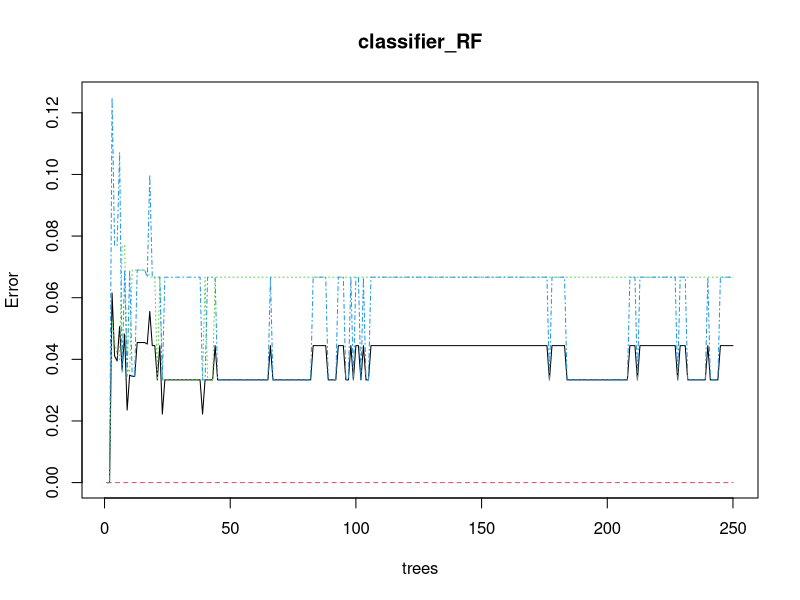
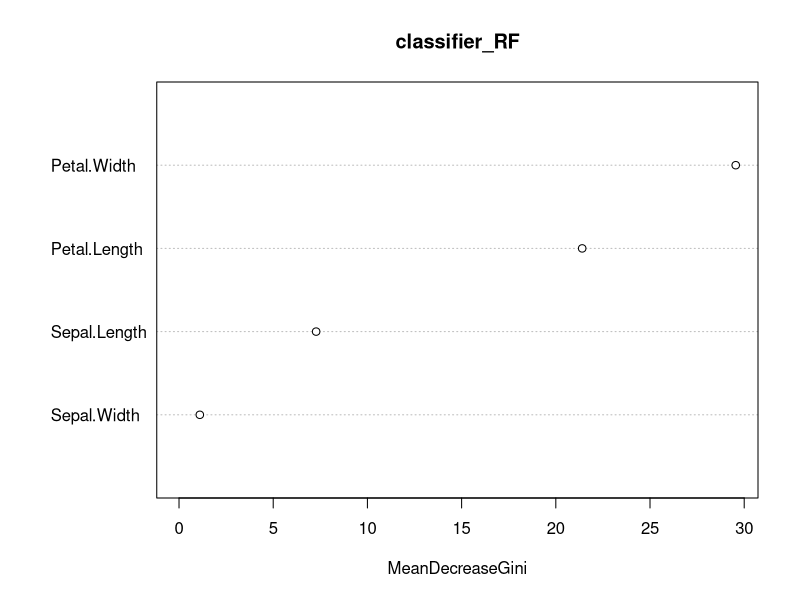
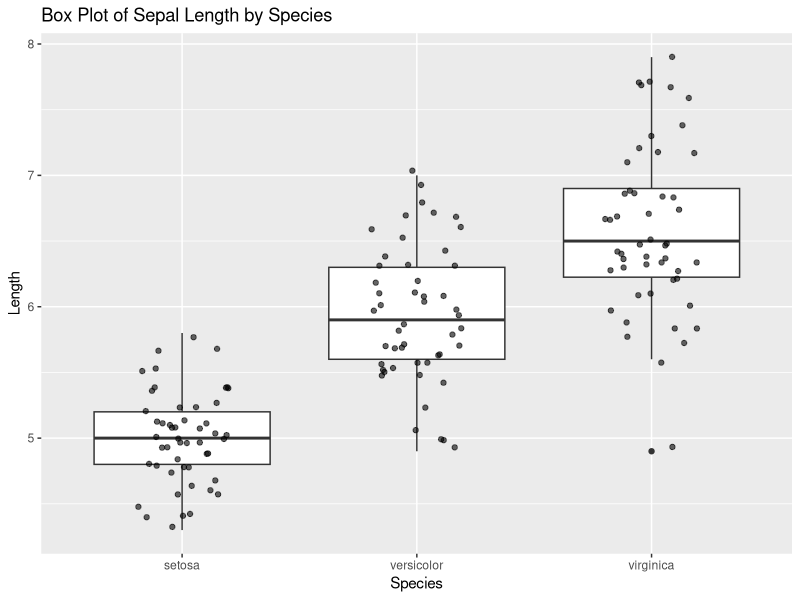
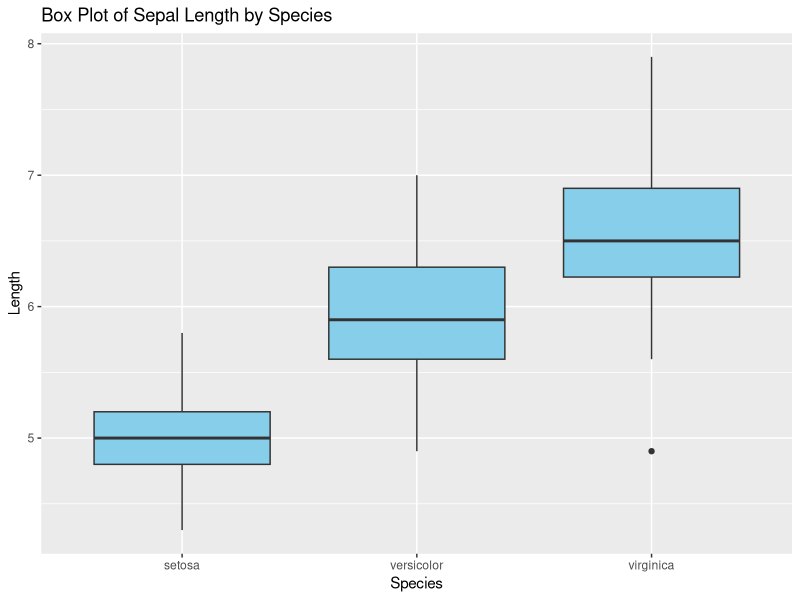
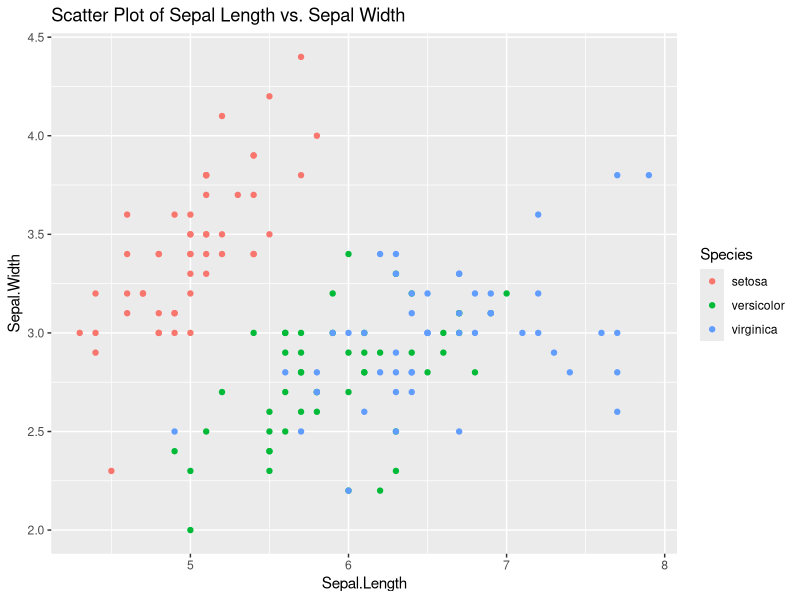
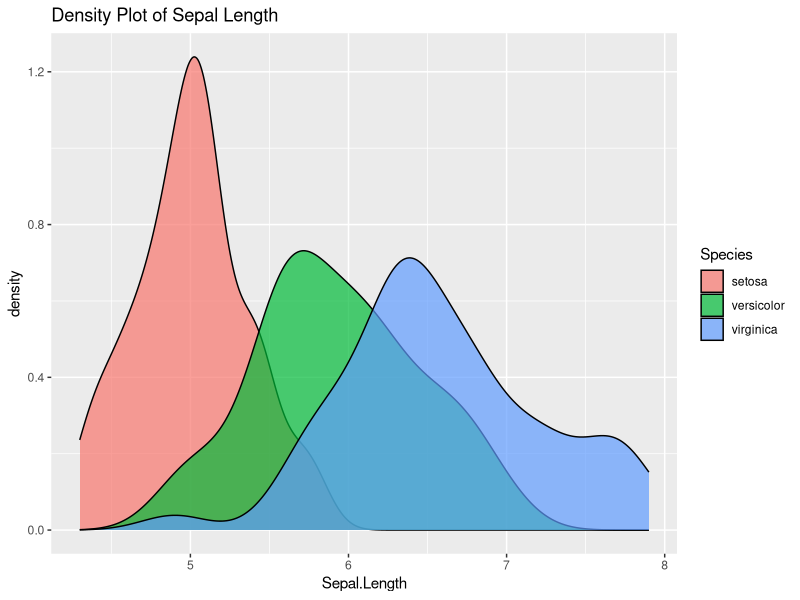

The R source for these figures, in order:
# Load the iris dataset
data(iris)

# View the structure of the iris dataset
str(iris)

# Installing Packages
#install.packages("caTools")
#install.packages("randomForest")

# Load required libraries
library(caTools)
library(randomForest)
library(ggplot2)

# Splitting the data into training and test sets
# Using a 70-30 split ratio, ensuring stratified sampling based on the iris species
split <- sample.split(iris, SplitRatio = 0.7)

# Create training and test subsets based on the split
train <- subset(iris, split == TRUE)
test <- subset(iris, split == FALSE)

# Train a Random Forest classifier
# Using all columns except the 5th (Species) as predictors
# The Species column is used as the target variable
classifier_RF <- randomForest(x = train[-5], y = train$Species, ntree = 250)

# Display the Random Forest model details
classifier_RF

# Predict the species for the test set using the trained classifier
y_pred <- predict(classifier_RF, newdata = test[-5])

# Generate a confusion matrix to evaluate the classifier's performance
confusion_mtx <- table(test[, 5], y_pred)
confusion_mtx

# Calculate accuracy
accuracy <- sum(diag(confusion_mtx)) / sum(confusion_mtx)

# Print accuracy
print(accuracy)

# Data Visualizations 
# Visualize the Random Forest model's error rates for each tree added
plot(classifier_RF)

# Display the importance of each feature in predicting the target variable
importance(classifier_RF)

# Plot the variable importance
varImpPlot(classifier_RF)

#Plot for Histogram
ggplot(iris,aes(x=Species,y=Sepal.Length))+
  geom_boxplot()+
  geom_jitter(width=0.2,alpha=0.6)+
  labs(title="Box Plot of Sepal Length by Species",x="Species",y="Length")

# Boxplot for Sepal Length across species
ggplot(iris) + 
  geom_boxplot(aes(x=Species, y=Sepal.Length), fill="skyblue") +
  labs(title="Box Plot of Sepal Length by Species", x = "Species" , y ="Length" )

# Scatter plot for Sepal Length vs. Sepal Width
ggplot(iris) + 
  geom_point(aes(x=Sepal.Length, y=Sepal.Width, color=Species)) +
  labs(title="Scatter Plot of Sepal Length vs. Sepal Width")

# Density plot for Sepal Length
ggplot(iris) + 
  geom_density(aes(x=Sepal.Length, fill=Species), alpha=0.7) +
  labs(title="Density Plot of Sepal Length")
